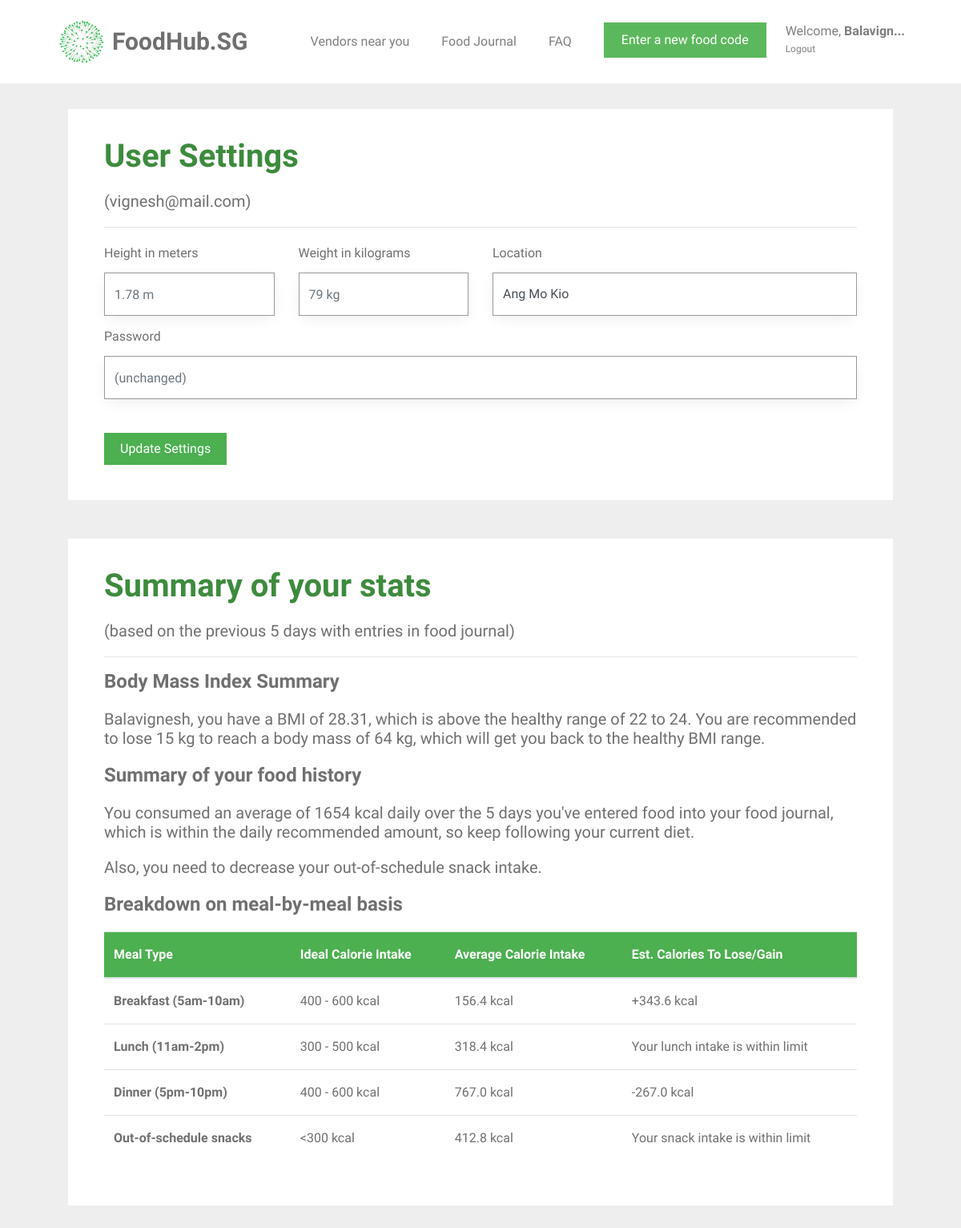
Page /user_settings (signed in) on the committed database.
### tables this page shows
CREATE TABLE "user" (
	`id`	INTEGER PRIMARY KEY AUTOINCREMENT,
	`name`	TEXT NOT NULL,
	`email`	VARCHAR ( 512 ) NOT NULL UNIQUE,
	`password`	TEXT NOT NULL,
	`height`	INTEGER NOT NULL,
	`weight`	INTEGER NOT NULL,
	`location`	TEXT NOT NULL
);

### foodhubsg/user.py (the view, shortened to what this page needs)
@bp.route('/user_settings', methods=('GET', 'POST'))
@login_required
def user_settings():
    db = get_db()
    food_items = db.execute(
        'SELECT f.id, creator_id, food_name, created, calories, food_code, email'
        ' FROM food_entry f JOIN user u ON f.creator_id = u.id'
        ' WHERE f.creator_id = ? AND DATE(f.created) IN'
        ' (SELECT DISTINCT DATE(created) FROM food_entry '
        ' WHERE NOT date(f.created) = date("now") ORDER BY datetime(created) DESC LIMIT 8)'
        ' ORDER BY datetime(created) DESC',
        (g.user['id'],),
    ).fetchall()
    users = db.execute(
        'SELECT id, name, email, password, height, weight, location'
        ' FROM user'
        ' WHERE id = ?',
        (g.user['id'],),
    ).fetchall()
    user_info = ProcessUserInfo(food_items, users)
    info = user_info.get_info()
    return render_template('user/user_settings.html',
                           name=info["name"], weight=info["weight"], height=info["height"], email=info["email"],
                           password=info["password"], user_location=info["user_location"], bmi_statement=info["bmi_statement"],
                           calories_statement=info["calories_statement"], number_of_days=info["number_of_days"],
                           user_average_calories=info["user_average_calories"], food_exists=info["food_exists"],
                           snack_message=info["snack_message"], average_breakfast_calories=info["average_breakfast_calories"],
                           average_lunch_calories=info["average_lunch_calories"], average_dinner_calories=info["average_dinner_calories"],
                           average_snack_calories=info["average_snack_calories"])

### foodhubsg/auth.py (called while the page is built)
def login_required(view):
    @functools.wraps(view)
    def wrapped_view(**kwargs):
        if g.user is None:
            return redirect(url_for('auth.login'))
        if g.user["id"] == 0:
            return redirect(url_for('support.support'))
        return view(**kwargs)
    return wrapped_view

@bp.before_app_request
def load_logged_in_user():
    user_id = session.get('user_id')
    if user_id is None:
        g.user = None
    else:
        g.user = get_db().execute(
            'SELECT * FROM user WHERE id = ?', (user_id,)
        ).fetchone()

### foodhubsg/classes.py (called while the page is built)
def remove_duplicates(values):
    output = []
    seen = set()
    for value in values:
        if value not in seen:
            output.append(value)
            seen.add(value)
    return output

    def get_area(self):
        return self.__area

### foodhubsg/db.py (called while the page is built)
def get_db():
    if 'db' not in g:
        g.db = sqlite3.connect(
            current_app.config['DATABASE'],
            detect_types=sqlite3.PARSE_DECLTYPES
        )
        g.db.row_factory = sqlite3.Row
    return g.db

### foodhubsg/templates/user/user_settings.html (shortened to what this page needs)
{% extends 'base.html' %}
{% block content %}
<div id="colorlib-container">
    <div class="container">
        <div class="col-md-12">
            <div class="box1">
            <div class="row row-pb-md">
                <div class="col-md-12">
                    <header>
                        <h1 class="font_color"><b>User Settings</b></h1>
                        <h5>({{ email }})</h5>
                        <hr>
                    </header>
                    <form method="post">
                        <div class="row form-group">
                            <div class="col-md-3">
                                <label>Height in meters</label>
                                <input name="height" id="height" type="number" step="0.01" class="form-control" value="{{ request.form['height'] }}" placeholder="{{ g.user['height'] }} m">
                            </div>
                            <div class="col-md-3">
                                <label>Weight in kilograms</label>
                                <input name="weight" id="weight" type="number" step="0.01" class="form-control" value="{{ request.form['weight'] }}" placeholder="{{ g.user['weight'] }} kg">
                            </div>
                            <div class="col-md-6" style="padding-bottom: 10px;">
                                <label>Location</label>
                                <select class="custom-select form-control" id="inputGroupSelect02" name="new-location">
                                    <option selected>{{ user_location }}</option>
                                </select>
                            </div>
                            <div class="col-md-12 new-password">
                                <label>Password</label>
                                <input name="password" id="password" type="password" class="form-control delprefix" placeholder="(unchanged)">
                            </div>
                        </div>
                        <br>
                        <input type="submit" value="Update Settings" class="btn btn-primary" style="background-color: #4CAF50;">
                    </form>
                </div>
            </div>
            </div>
        </div>
        <div class="col-md-12">
            <div class="box1">
            <div class="row row-pb-md">
                <div class="col-md-12">
                    <header id="summary-header">
                        <h1 class="font_color"><b>Summary of your stats</b></h1>
                        {% if number_of_days == 0 %}
                        {% else %}
                            <h5>(based on the previous {{ number_of_days }} days with entries in food journal)</h5>
                        {% endif %}
                        <hr>
                    </header>
                    <h4><b>Body Mass Index Summary</b></h4>
                    <h5>{{ bmi_statement }}</h5>
                    <h4><b>Summary of your food history</b></h4>
                    {% if food_exists == 0 %}
                        <h5>You have not added enough food to your journal to generate a summary. Keep adding more food!</h5>
                    {% else %}
                        <h5>{{ calories_statement }}</h5>
                        {% if snack_message != None %}
                            <h5>{{ snack_message }}</h5>
                        {% endif %}
                    <h4><b>Breakdown on meal-by-meal basis</b></h4>
                        <table class="table">
                            <thead class="thead-green">
                                <tr>
                                    <th scope="col">Meal Type</th>
                                    <th scope="col">Ideal Calorie Intake</th>
                                    <th scope="col">Average Calorie Intake</th>
                                    <th scope="col">Est. Calories To Lose/Gain</th>
                                </tr>
                            </thead>
                            <tbody>
                                <tr>
                                    <th scope="row">Breakfast (5am-10am)</th>
                                    <td>400 - 600 kcal</td>
                                    <td>{{ average_breakfast_calories }} kcal</td>
                                    <td>
                                      {% if average_breakfast_calories < 400 %}
                                          +{{ (average_breakfast_calories - 500)|round(2)|abs }} kcal
                                      {% elif average_breakfast_calories > 600 %}
                                          -{{ (average_breakfast_calories - 500)|round(2)|abs }} kcal
                                      {% else %}
                                          Your breakfast intake is within limit
                                      {% endif %}
                                    </td>
                                </tr>
                                <tr>
                                    <th scope="row">Lunch (11am-2pm)</th>
                                    <td>300 - 500 kcal</td>
                                    <td>{{ average_lunch_calories }} kcal</td>
                                    <td>
                                        {% if average_lunch_calories < 300 %}
                                            +{{ (average_lunch_calories - 400)|round(2)|abs }} kcal
                                        {% elif average_lunch_calories > 500 %}
                                            -{{ (average_lunch_calories - 400)|round(2)|abs }} kcal
                                        {% else %}
                                            Your lunch intake is within limit
                                        {% endif %}
                                    </td>
                                </tr>
                                <tr>
                                    <th scope="row">Dinner (5pm-10pm)</th>
                                    <td>400 - 600 kcal</td>
                                    <td>{{ average_dinner_calories }} kcal</td>
                                    <td>
                                        {% if average_dinner_calories < 400 %}
                                            +{{ (average_dinner_calories - 500)|round(2)|abs }} kcal
                                        {% elif average_dinner_calories > 600 %}
                                            -{{ (average_dinner_calories - 500)|round(2)|abs }} kcal
                                        {% else %}
                                            Your dinner intake is within limit
                                        {% endif %}
                                    </td>
                                </tr>
                                <tr>
                                    <th scope="row">Out-of-schedule snacks</th>
                                    <td><300 kcal</td>
                                    <td>{{ average_snack_calories }} kcal</td>
                                    <td>
                                        {% if (average_snack_calories > 300)|float < 0.0 %}
                                            -{{ (average_snack_calories - 300)|round(2)|abs }} kcal
                                        {% else %}
                                            Your snack intake is within limit
                                        {% endif %}
                                    </td>
                                </tr>
                            </tbody>
                        </table>
                    {% endif %}
                </div>
            </div>
            </div>
        </div>
    </div>
</div>
{% endblock %}

### foodhubsg/static/css/style.css (style rules this page uses)
.font_color { color: #3d8b3d; }
h1, h2, h3, h4, h5, h6, figure { color: #707070; font-weight: 400; margin: 0 0 20px 0; }
#colorlib-container, #colorlib-instagram, #colorlib-about, #colorlib-contact, #colorlib-footer { padding: 2em 0; clear: both; }
.form-control { -webkit-box-shadow: none; -moz-box-shadow: none; -ms-box-shadow: none; -o-box-shadow: none; box-shadow: none; border: none; font-size: 16px !important; font-weight: 300; -webkit-border-radius: 0px; -moz-border-radius: 0px; -ms-border-radius: 0px; border-radius: 0px; }
.form-group { margin-bottom: 10px; }
.btn { margin-right: 4px; margin-bottom: 4px; font-size: 16px; font-weight: 400; -webkit-border-radius: 30px; -moz-border-radius: 30px; -ms-border-radius: 30px; border-radius: 30px; -webkit-transition: 0.5s; -o-transition: 0.5s; transition: 0.5s; padding: 8px 20px; }
.btn-primary { background: #F6490D; color: #fff; }
.form-control { -webkit-box-shadow: none; box-shadow: none; background: transparent; border: 1px solid rgba(0, 0, 0, 0.1); height: 54px; font-size: 18px; font-weight: 300; }
.row-pb-md { padding: 2em !important; }
.btn-primary { border-radius: 0; border-width: 0; }
.btn { border-radius: 0; }
.form-control { border-width: 0.2px; border-color: #999999; box-shadow: 0 5px 20px -5px rgba(0,0,0,0.1); }
.box1 { background: #ffffff; padding: 0.5em; margin-bottom: 3em; transition: box-shadow 0.5s; }
.row.row-pb-md { margin: -5px -10px 0 -10px; }
.container { padding-right: 2.5em; padding-left: 2.5em; }
.thead-green { background-color: #4CAF50; color: white; }

### rows in the picture
user: email "vignesh@mail.com", height "1.78 m", weight "79 kg", new-location "Ang Mo Kio"

### other values in the picture
{{ number_of_days }} "5"
{{ bmi_statement }} "Balavignesh, you have a BMI of 28.31, which is above the healthy range of 22 to 24. You are recommended to lose 15 kg to reach a body mass of 64 kg, which will get you back to the healthy BMI range."
{{ calories_statement }} "You consumed an average of 1654 kcal daily over the 5 days you've entered food into your food journal, which is within the daily recommended amount, so keep following your current diet."
{{ snack_message }} "Also, you need to decrease your out-of-schedule snack intake."
{{ average_breakfast_calories }} "156.4"
{{ (average_breakfast_calories - 500)|round(2)|abs }} "343.6"
{{ average_lunch_calories }} "318.4"
{{ average_dinner_calories }} "767.0"
{{ (average_dinner_calories - 500)|round(2)|abs }} "267.0"
{{ average_snack_calories }} "412.8"
